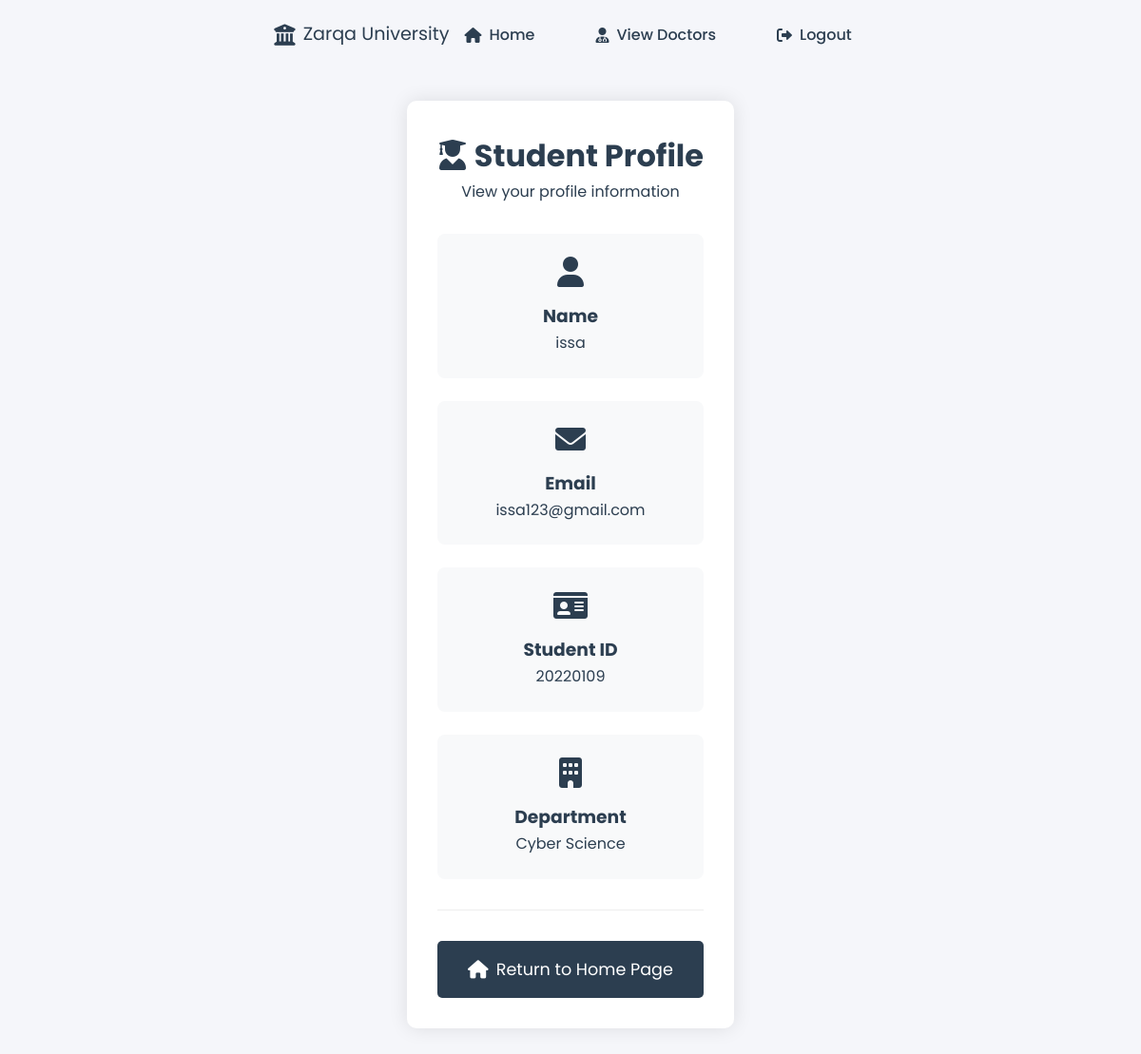
Page /student_profile.php (signed in) on the committed database.
### tables this page shows
CREATE TABLE students (
    id INT PRIMARY KEY AUTO_INCREMENT,
    name VARCHAR(100) NOT NULL,
    email VARCHAR(100) NOT NULL UNIQUE,
    password VARCHAR(255) NOT NULL,
    student_id VARCHAR(20) NOT NULL UNIQUE,
    department VARCHAR(100) NOT NULL,
    created_at TIMESTAMP DEFAULT CURRENT_TIMESTAMP
);

### models/Student.php (called while the page is built, shortened)
<?php
require_once __DIR__ . '/../config/database.php';
class Student {
    private $conn;
    public function __construct() {
        $database = new Database();
        $this->conn = $database->getConnection();
    }
    public function getStudentById($id) {
        try {
            $stmt = $this->conn->prepare("SELECT * FROM students WHERE id = :id");
            $stmt->bindParam(":id", $id);
            $stmt->execute();
            return $stmt->fetch(PDO::FETCH_ASSOC);
        } catch(PDOException $e) {
            error_log("Error getting student by ID: " . $e->getMessage());
            return false;
        }
    }
}
?>

### config/database.php (called while the page is built, shortened)
<?php
class Database {
    private $host = "localhost";
    private $db_name = "doctors";
    private $username = "root";
    private $password = "";
    public function getConnection() {
        $this->conn = null;
        try {
            $this->conn = new PDO(
                "mysql:host=" . $this->host . ";dbname=" . $this->db_name,
                $this->username,
                $this->password
            );
            $this->conn->setAttribute(PDO::ATTR_ERRMODE, PDO::ERRMODE_EXCEPTION);
            $this->conn->setAttribute(PDO::ATTR_DEFAULT_FETCH_MODE, PDO::FETCH_ASSOC);
            $this->conn->exec("set names utf8");
            $stmt = $this->conn->query("SELECT 1");
        } catch(PDOException $e) {
            error_log("Database connection error: " . $e->getMessage());
        }
        return $this->conn;
    }
}
?>

### student_profile.php (the view, shortened to what this page needs)
<?php
require_once 'models/Student.php';
$student = new Student();
$student_info = $student->getStudentById($_SESSION['student_id']);
?>
<!DOCTYPE html>
<html lang="en">
<head>
    <link rel="stylesheet" href="styles.css">
    <link rel="stylesheet" href="https://cdnjs.cloudflare.com/ajax/libs/font-awesome/6.0.0/css/all.min.css">
</head>
<body>
    <nav class="navbar">
        <div class="nav-brand">
            <i class="fas fa-university"></i>
            <span>Zarqa University</span>
        </div>
        <div class="nav-links">
            <a href="index.php" class="home-link"><i class="fas fa-home"></i> Home</a>
            <a href="view_doctors.php"><i class="fas fa-user-doctor"></i> View Doctors</a>
            <a href="logout.php"><i class="fas fa-sign-out-alt"></i> Logout</a>
        </div>
    </nav>
    <div class="profile-container">
        <div class="profile-header">
            <h1><i class="fas fa-user-graduate"></i> Student Profile</h1>
            <p>View your profile information</p>
        </div>
        <?php if($student_info): ?>
            <div class="profile-info">
                <div class="info-card">
                    <i class="fas fa-user"></i>
                    <h3>Name</h3>
                    <p><?php echo htmlspecialchars($student_info['name']); ?></p>
                </div>
                <div class="info-card">
                    <i class="fas fa-envelope"></i>
                    <h3>Email</h3>
                    <p><?php echo htmlspecialchars($student_info['email']); ?></p>
                </div>
                <div class="info-card">
                    <i class="fas fa-id-card"></i>
                    <h3>Student ID</h3>
                    <p><?php echo htmlspecialchars($student_info['student_id']); ?></p>
                </div>
                <div class="info-card">
                    <i class="fas fa-building"></i>
                    <h3>Department</h3>
                    <p><?php echo htmlspecialchars($student_info['department']); ?></p>
                </div>
            </div>
        <?php endif; ?>
        <div class="return-home">
            <a href="index.php" class="return-home-button">
                <i class="fas fa-home"></i> Return to Home Page
            </a>
        </div>
    </div>
</body>
</html>

### styles.css (style rules this page uses)
* { margin: 0; padding: 0; box-sizing: border-box; font-family: 'Poppins', sans-serif; }
:root { --primary-color: #2c3e50; --secondary-color: #3498db; --accent-color: #e74c3c; --success-color: #2ecc71; --warning-color: #f1c40f; --text-color: #2c3e50; --light-bg: #f5f6fa; --white: #ffffff; --shadow: 0 2px 10px rgba(0, 0, 0, 0.1); }
body { line-height: 1.6; color: var(--text-color); background-color: var(--light-bg); min-height: 100vh; display: flex; flex-direction: column; }
nav { display: flex; justify-content: space-between; align-items: center; padding: 1rem 5%; max-width: 1400px; margin: 0 auto; }
.nav-links { display: flex; list-style: none; gap: 2rem; }
.nav-links a { text-decoration: none; color: var(--text-color); font-weight: 500; transition: all 0.3s ease; padding: 0.5rem 1rem; border-radius: 5px; display: flex; align-items: center; gap: 0.5rem; }

### student_profile.php (style rules this page uses)
.profile-container { max-width: 800px; margin: 2rem auto; padding: 2rem; background: white; border-radius: 10px; box-shadow: 0 0 20px rgba(0,0,0,0.1); }
.profile-header { text-align: center; margin-bottom: 2rem; }
.profile-info { display: grid; grid-template-columns: repeat(auto-fit, minmax(250px, 1fr)); gap: 1.5rem; margin-bottom: 2rem; }
.info-card { background: #f8f9fa; padding: 1.5rem; border-radius: 8px; text-align: center; }
.info-card i { font-size: 2rem; color: var(--primary-color); margin-bottom: 1rem; }
.nav-brand { display: flex; align-items: center; gap: 0.5rem; font-size: 1.2rem; color: var(--primary-color); }
.nav-brand i { font-size: 1.4rem; }
.return-home { text-align: center; margin-top: 2rem; padding-top: 2rem; border-top: 1px solid #eee; }
.return-home-button { display: inline-flex; align-items: center; gap: 0.5rem; padding: 1rem 2rem; background-color: var(--primary-color); color: white; text-decoration: none; border-radius: 5px; font-size: 1.1rem; transition: all 0.3s ease; }
.return-home-button i { font-size: 1.2rem; }

### rows in the picture
students: name "issa", email "issa123@gmail.com", student "20220109", department "Cyber Science"
